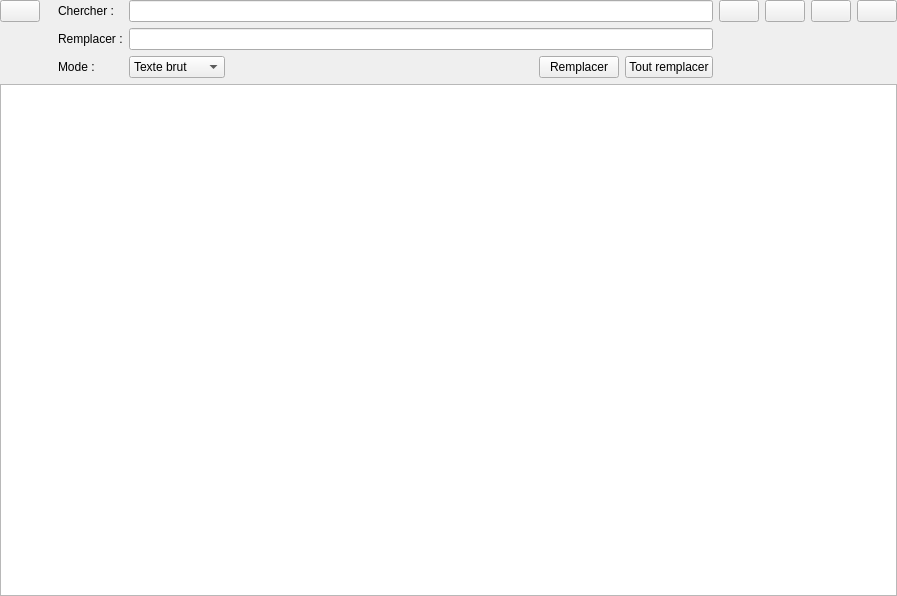
<?xml version="1.0" encoding="UTF-8"?>
<ui version="4.0">
 <class>SearchAndReplaceWidget</class>
 <widget class="QWidget" name="SearchAndReplaceWidget">
  <property name="geometry">
   <rect>
    <x>0</x>
    <y>0</y>
    <width>897</width>
    <height>596</height>
   </rect>
  </property>
  <property name="windowTitle">
   <string>Form</string>
  </property>
  <layout class="QGridLayout" name="gridLayout_2" rowstretch="0,0,0,0,1,0">
   <property name="leftMargin">
    <number>0</number>
   </property>
   <property name="topMargin">
    <number>0</number>
   </property>
   <property name="rightMargin">
    <number>0</number>
   </property>
   <property name="bottomMargin">
    <number>0</number>
   </property>
   <item row="0" column="4">
    <widget class="QPushButton" name="m_next_pb">
     <property name="toolTip">
      <string>Aller à la correspondance suivante</string>
     </property>
     <property name="text">
      <string/>
     </property>
     <property name="icon">
      <iconset resource="../../../qelectrotech.qrc">
       <normaloff>:/ico/16x16/go-bottom.png</normaloff>:/ico/16x16/go-bottom.png</iconset>
     </property>
     <property name="flat">
      <bool>false</bool>
     </property>
    </widget>
   </item>
   <item row="4" column="0" colspan="8">
    <widget class="QTreeWidget" name="m_tree_widget">
     <property name="uniformRowHeights">
      <bool>true</bool>
     </property>
     <property name="animated">
      <bool>true</bool>
     </property>
     <property name="allColumnsShowFocus">
      <bool>true</bool>
     </property>
     <attribute name="headerVisible">
      <bool>false</bool>
     </attribute>
     <column>
      <property name="text">
       <string notr="true">1</string>
      </property>
     </column>
    </widget>
   </item>
   <item row="0" column="5">
    <widget class="QPushButton" name="m_previous_pb">
     <property name="toolTip">
      <string>Aller à la correspondance précédente</string>
     </property>
     <property name="text">
      <string/>
     </property>
     <property name="icon">
      <iconset resource="../../../qelectrotech.qrc">
       <normaloff>:/ico/16x16/go-top.png</normaloff>:/ico/16x16/go-top.png</iconset>
     </property>
     <property name="flat">
      <bool>false</bool>
     </property>
    </widget>
   </item>
   <item row="0" column="0">
    <widget class="QPushButton" name="m_quit_button">
     <property name="toolTip">
      <string>Quitter</string>
     </property>
     <property name="text">
      <string/>
     </property>
     <property name="icon">
      <iconset resource="../../../qelectrotech.qrc">
       <normaloff>:/ico/16x16/window-close.svg</normaloff>:/ico/16x16/window-close.svg</iconset>
     </property>
     <property name="flat">
      <bool>false</bool>
     </property>
    </widget>
   </item>
   <item row="0" column="3" rowspan="3">
    <layout class="QGridLayout" name="gridLayout">
     <item row="1" column="1" colspan="4">
      <widget class="QLineEdit" name="m_replace_le">
       <property name="clearButtonEnabled">
        <bool>true</bool>
       </property>
      </widget>
     </item>
     <item row="1" column="0">
      <widget class="QLabel" name="m_replace">
       <property name="text">
        <string>Remplacer :</string>
       </property>
      </widget>
     </item>
     <item row="2" column="2">
      <spacer name="horizontalSpacer">
       <property name="orientation">
        <enum>Qt::Horizontal</enum>
       </property>
       <property name="sizeHint" stdset="0">
        <size>
         <width>40</width>
         <height>20</height>
        </size>
       </property>
      </spacer>
     </item>
     <item row="2" column="3">
      <widget class="QPushButton" name="m_replace_pb">
       <property name="toolTip">
        <string>Remplacer la correspondance séléctionner</string>
       </property>
       <property name="text">
        <string>Remplacer</string>
       </property>
      </widget>
     </item>
     <item row="2" column="4">
      <widget class="QPushButton" name="m_replace_all_pb">
       <property name="toolTip">
        <string>Remplacer les correspondances coché</string>
       </property>
       <property name="text">
        <string>Tout remplacer</string>
       </property>
      </widget>
     </item>
     <item row="2" column="0">
      <widget class="QLabel" name="m_mode">
       <property name="text">
        <string>Mode :</string>
       </property>
      </widget>
     </item>
     <item row="2" column="1">
      <widget class="QComboBox" name="m_mode_cb">
       <item>
        <property name="text">
         <string>Texte brut</string>
        </property>
       </item>
       <item>
        <property name="text">
         <string>Mots entiers</string>
        </property>
       </item>
      </widget>
     </item>
     <item row="0" column="1" colspan="4">
      <widget class="QLineEdit" name="m_search_le">
       <property name="clearButtonEnabled">
        <bool>true</bool>
       </property>
      </widget>
     </item>
     <item row="0" column="0">
      <widget class="QLabel" name="m_search">
       <property name="text">
        <string>Chercher :</string>
       </property>
      </widget>
     </item>
    </layout>
   </item>
   <item row="0" column="7">
    <widget class="QPushButton" name="m_advanced_pb">
     <property name="toolTip">
      <string>Avancé</string>
     </property>
     <property name="text">
      <string/>
     </property>
     <property name="icon">
      <iconset resource="../../../qelectrotech.qrc">
       <normaloff>:/ico/16x16/configure-toolbars.png</normaloff>:/ico/16x16/configure-toolbars.png</iconset>
     </property>
     <property name="checkable">
      <bool>true</bool>
     </property>
     <property name="checked">
      <bool>false</bool>
     </property>
     <property name="flat">
      <bool>false</bool>
     </property>
    </widget>
   </item>
   <item row="5" column="0">
    <spacer name="m_v_spacer">
     <property name="orientation">
      <enum>Qt::Vertical</enum>
     </property>
     <property name="sizeHint" stdset="0">
      <size>
       <width>20</width>
       <height>0</height>
      </size>
     </property>
    </spacer>
   </item>
   <item row="0" column="6">
    <widget class="QPushButton" name="m_reload_pb">
     <property name="toolTip">
      <string>Actualiser</string>
     </property>
     <property name="text">
      <string/>
     </property>
     <property name="icon">
      <iconset resource="../../../qelectrotech.qrc">
       <normaloff>:/ico/16x16/view-refresh.png</normaloff>:/ico/16x16/view-refresh.png</iconset>
     </property>
    </widget>
   </item>
  </layout>
 </widget>
 <resources>
  <include location="../../../qelectrotech.qrc"/>
 </resources>
 <connections/>
</ui>
